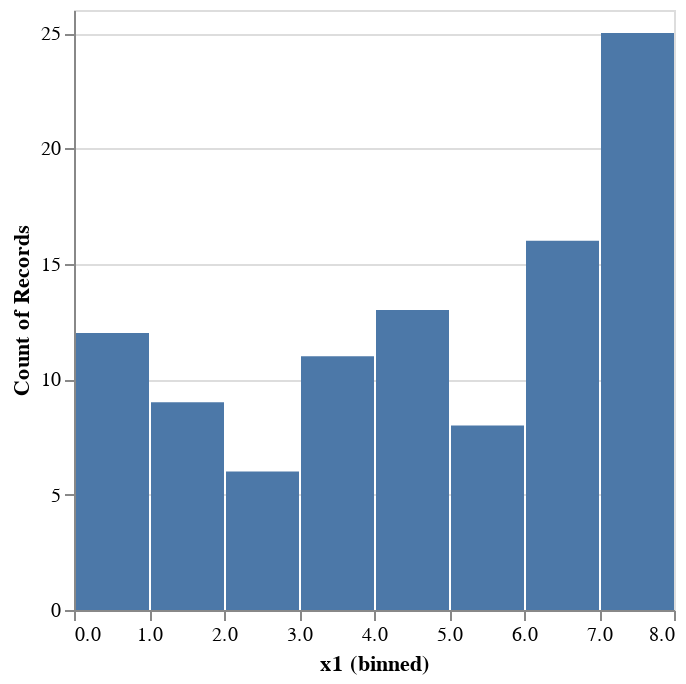

The cell this chart's notebook holds for it:
### Code cell
@vlplot(data=df,:bar, x={:x1, bin=true}, y="count()")

### Figure 1 — Vega-Lite specification as saved in the notebook (floating-point values rounded to 4 significant figures)
{"data": {"values": [{"x1": 0, "x2": 1}, {"x1": 6, "x2": 1}, {"x1": 8, "x2": 1}, {"x1": 4, "x2": 1}, {"x1": 1, "x2": 1}, {"x1": 8, "x2": 2}, {"x1": 4, "x2": 2}, {"x1": 2, "x2": 1}, {"x1": 0, "x2": 2}, {"x1": 7, "x2": 1}, {"x1": 6, "x2": 2}, {"x1": 7, "x2": 2}, {"x1": 0, "x2": 3}, {"x1": 6, "x2": 3}, {"x1": 8, "x2": 3}, {"x1": 6, "x2": 4}, {"x1": 3, "x2": 1}, {"x1": 8, "x2": 4}, {"x1": 5, "x2": 1}, {"x1": 0, "x2": 4}, {"x1": 6, "x2": 5}, {"x1": 0, "x2": 5}, {"x1": 4, "x2": 3}, {"x1": 8, "x2": 5}, {"x1": 8, "x2": 6}, {"x1": 4, "x2": 4}, {"x1": 1, "x2": 2}, {"x1": 0, "x2": 6}, {"x1": 6, "x2": 6}, {"x1": 7, "x2": 3}, {"x1": 6, "x2": 7}, {"x1": 8, "x2": 7}, {"x1": 3, "x2": 2}, {"x1": 4, "x2": 5}, {"x1": 5, "x2": 2}, {"x1": 4, "x2": 6}, {"x1": 6, "x2": 8}, {"x1": 3, "x2": 3}, {"x1": 5, "x2": 3}, {"x1": 3, "x2": 4}, {"x1": 4, "x2": 7}, {"x1": 0, "x2": 7}, {"x1": 3, "x2": 5}, {"x1": 1, "x2": 3}, {"x1": 1, "x2": 4}, {"x1": 6, "x2": 9}, {"x1": 8, "x2": 8}, {"x1": 6, "x2": 10}, {"x1": 2, "x2": 2}, {"x1": 0, "x2": 8}, {"x1": 1, "x2": 5}, {"x1": 4, "x2": 8}, {"x1": 3, "x2": 6}, {"x1": 0, "x2": 9}, {"x1": 3, "x2": 7}, {"x1": 6, "x2": 11}, {"x1": 7, "x2": 4}, {"x1": 3, "x2": 8}, {"x1": 6, "x2": 12}, {"x1": 5, "x2": 4}, {"x1": 4, "x2": 9}, {"x1": 1, "x2": 6}, {"x1": 8, "x2": 9}, {"x1": 8, "x2": 10}, {"x1": 5, "x2": 5}, {"x1": 0, "x2": 10}, {"x1": 0, "x2": 11}, {"x1": 0, "x2": 12}, {"x1": 2, "x2": 3}, {"x1": 6, "x2": 13}, {"x1": 7, "x2": 5}, {"x1": 3, "x2": 9}, {"x1": 8, "x2": 11}, {"x1": 8, "x2": 12}, {"x1": 4, "x2": 10}, {"x1": 8, "x2": 13}, {"x1": 2, "x2": 4}, {"x1": 7, "x2": 6}, {"x1": 5, "x2": 6}, {"x1": 6, "x2": 14}, {"x1": 8, "x2": 14}, {"x1": 3, "x2": 10}, {"x1": 1, "x2": 7}, {"x1": 5, "x2": 7}, {"x1": 8, "x2": 15}, {"x1": 6, "x2": 15}, {"x1": 4, "x2": 11}, {"x1": 5, "x2": 8}, {"x1": 7, "x2": 7}, {"x1": 3, "x2": 11}, {"x1": 4, "x2": 12}, {"x1": 8, "x2": 16}, {"x1": 7, "x2": 8}, {"x1": 7, "x2": 9}, {"x1": 2, "x2": 5}, {"x1": 6, "x2": 16}, {"x1": 2, "x2": 6}, {"x1": 4, "x2": 13}, {"x1": 1, "x2": 8}, {"x1": 1, "x2": 9}]}, "encoding": {"x": {"bin": true, "field": "x1", "type": "quantitative"}, "y": {"aggregate": "count", "type": "quantitative"}}, "mark": "bar"}
